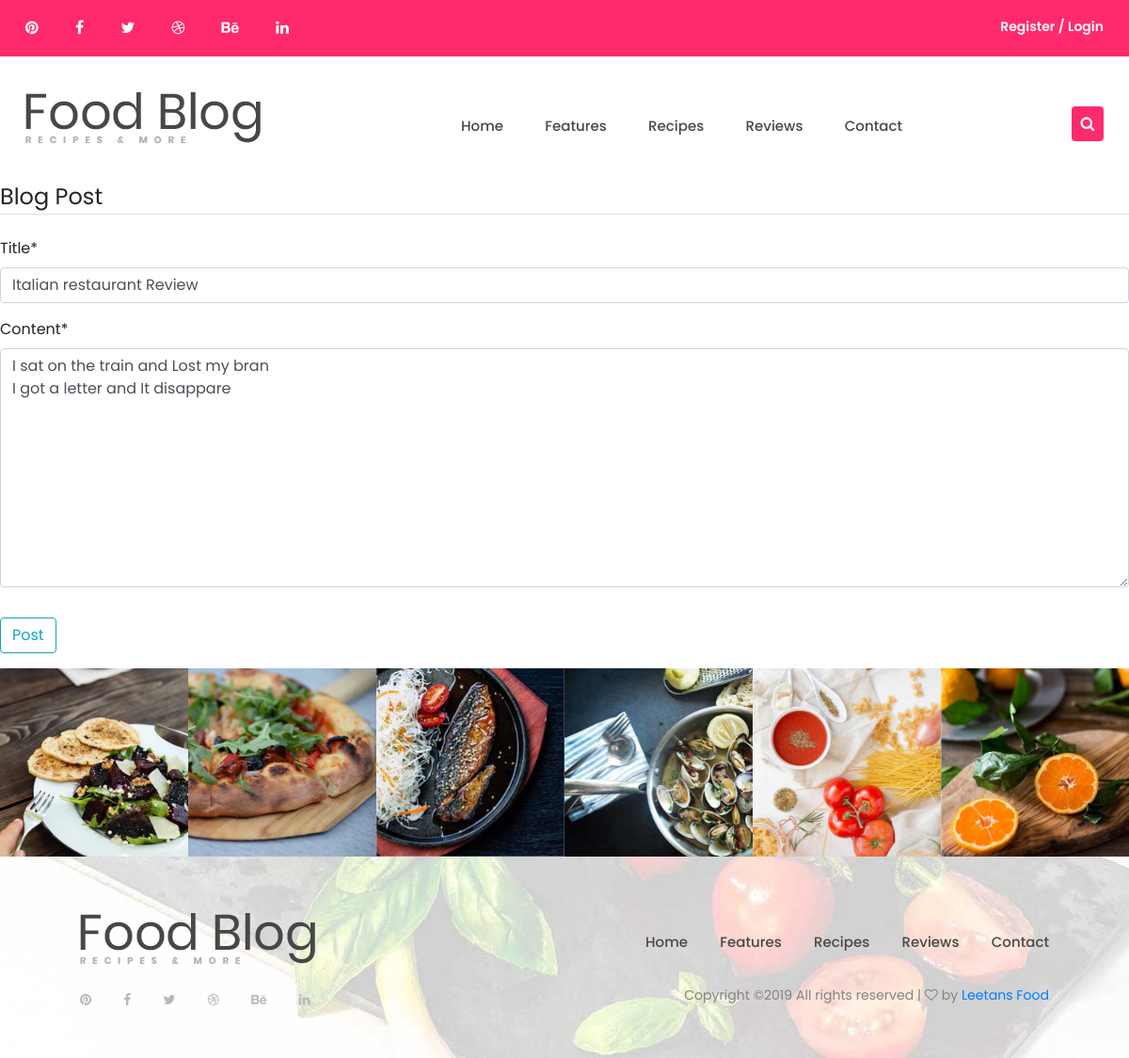
Screenshot of /api/post/1/update/ (signed in) with the database file from the repository.
### blog/models.py (models this page shows, shortened)
class Post(models.Model):
    title = models.CharField(max_length=100)
    content = models.TextField()
    date_posted = models.DateField(default=timezone.now)
    author = models.ForeignKey(User, on_delete=models.CASCADE)
    image = models.ImageField(default='default.jpg', upload_to='img/blog')

### blog/views.py (the view, shortened to what this page needs)
# urls.py: path('post/<int:pk>/update/', PostUpdateView.as_view(), name='post-update'),
class PostUpdateView(LoginRequiredMixin, UserPassesTestMixin, UpdateView):
    model = Post
    fields = ['title', 'content']
    def test_func(self):
        post = self.get_object()
        if self.request.user == post.author:
            return True
        return False

### blog/templates/blog/post_form.html (shortened to what this page needs)
{% extends "blog/base.html" %}
{% load crispy_forms_tags %}
{% block content %}
    <div class="content-section">
        <form method="POST">
            <fieldset class="form-group">
                <legend class="border-bottom mb-4">Blog Post</legend>
                {{ form|crispy }}
            </fieldset>
            <div class="form-group">
                <button class="btn btn-outline-info" type="submit">Post</button>
            </div>
        </form>
    </div>
{% endblock content %}

### blog/static/blog/css/style.css (style rules this page uses)
html, body { height: 100%; font-family: 'Poppins', sans-serif; -webkit-font-smoothing: antialiased; font-smoothing: antialiased; }

### rows the page displays
Post: title "Italian restaurant Review", content "I sat on the train and Lost my bran I got a letter and It disappare"
